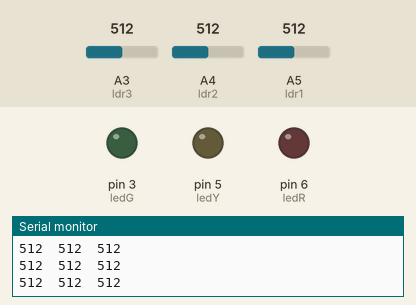
A sketch run on a simulated Arduino Uno, built with avr-gcc and run on an emulated ATmega328P. Shown: output pins drawn as LEDs (lit = HIGH), the last lines printed to the serial monitor. Dashed ring = blinking. Inputs (shaded band) come from the test bench; at power-on: A4 (ldr2) = 512, A5 (ldr1) = 512, A3 (ldr3) = 512.

Above: at 1.2 s.
1.3 s: A4 (ldr2) set to 987
At 1.9 s:
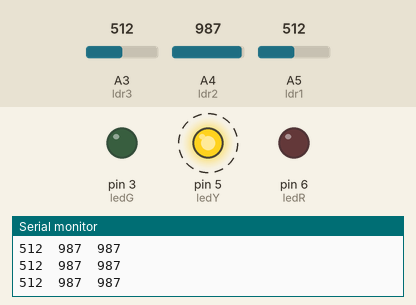
4.3 s: A4 (ldr2) set to 1014
At 6.1 s:
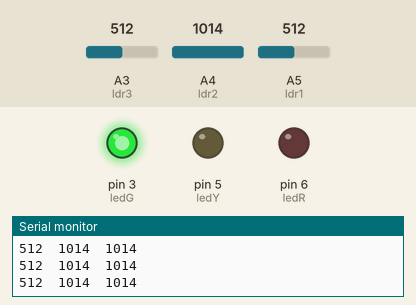
6.5 s: A5 (ldr1) set to 993
9.5 s: A5 (ldr1) set to 1007
Timing chart, 0 to 12.0 s (numbered marks = the images above; inputs shaded):
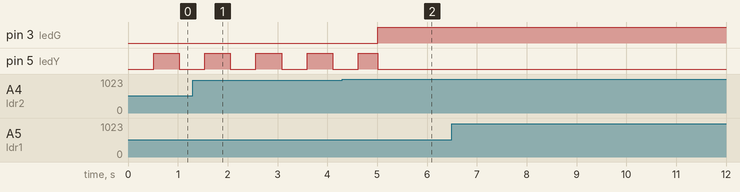

Measured:
- the behaviour switches between 999 and 1000 on A4 (ldr2) (found by bisection; images 1 and 2)
- by itself, pin 5 (ledY): alternates HIGH for 0.51 s and LOW for 0.51 s

The sketch:

LDR_Sensor.ino
```cpp
/*
LDR DETECTION OF CRAWFORD BOMB

Needs
* Green LED  connected to digital pin 3
* Yellow LED connected to digital pin 5
* Red Led connected to digital pin 6
* 3 LDR sensor connected to analogic pins A5, A4, A3

How it works?
There are 5 seconds in which the arduino calibrates the sensor, it does it by geting the average bewtween last value of LDR and las calibration value. During calibration,
yellow light flashes.

After calibration have finished, the green LED iluminates indicating the test is ready to start.

Arduino is capble of detecting when the test has started or finished. The sensibility of this automatic detection can be adjust with the multiplyng parameters.

Once the arduino has detected the start of the test, a red LED will iluminate until the detection of end of the test. Once the test has finished, the serial port will
show the total duration of the test in miliseconds with a small error of +-0.010 seconds.

To start a new test, the arduino must be reset by pressing the red button on it


Future updates:
* Integration and control of new tests by serial port
* Sensibility parameter change throw the serial port
* Integration with a remote control application
* Intelligent integration with remote ignition system of the Crawford Bomb
*/

// Indicators LED pins
const int ledR = 6;
const int ledY = 5;
const int ledG = 3;

// LDR sensors pins
const int ldr1 = A5;
const int ldr2 = A4;
const int ldr3 = A3;

//Values of LDR
int ldrVal1 = 0;
int ldrVal2 = 0;
int ldrVal3 = 0;

//Values of LDR Calibration
int ldrCalibration1 = 0;
int ldrCalibration2 = 0;
int ldrCalibration3 = 0;

// Time management
unsigned long time;
int calibrationTime = 5000;
int testTimeInit = 0;
int testTime = 0;

//  Bools of test status
bool calibrationFinish = false;
bool testStarted = false;
bool testFinish = false;

// Sensibility adjustment of LDRs to automatic start and finish the test
int multiplyngParameterToStart = 3;   //6 100
int multiplyngParameterToFinish = 2;  //3 30


void setup() {
  Serial.begin(9600);  //Serial intialization

  // Declaration of LEDs
  pinMode(ledR, OUTPUT);
  pinMode(ledY, OUTPUT);
  pinMode(ledG, OUTPUT);

  time = millis();  // Start of the time
}

void loop() {

  /*if (Serial.available() > 0) {
    char read = Serial.read();
    if (read == '\n' || read == '\r') {
    } else {
      Serial.println(read);
    }
  }*/

  // Get the values of the LDRs
  ldrVal1 = analogRead(ldr1);
  ldrVal2 = analogRead(ldr2);
  ldrVal3 = analogRead(ldr3);
  Serial.println(String(ldrVal1) + "  " + String(ldrVal2) + "  " + String(ldrVal2) + "  ");

  // If the time of configuration hasn´t finished, then get the average of the LDR values
  if (calibrationFinish == false) {
    ldrCalibration1 = (ldrCalibration1 + ldrVal1) / 2;
    ldrCalibration2 = (ldrCalibration2 + ldrVal2) / 2;
    ldrCalibration3 = (ldrCalibration3 + ldrVal3) / 2;

    // Flash the yellow LED to indicate calibration is in progress
    if (millis() > time + 500) {
      digitalWrite(ledY, !digitalRead(ledY));
      time = millis();
    }
  }

  // When the timer reaches the time designated for the calibration progress
  if (millis() > calibrationTime && calibrationFinish == false) {
    calibrationFinish = true;  //Calibration has finished, set the bool to true
    //Turn off the yellow light and turn on the green light to indicate the test is able to start
    digitalWrite(ledY, LOW);
    digitalWrite(ledG, HIGH);
    //Print last LDR value and final Calibration Value
    Serial.println("Last LDR Values: " + String(ldrVal1) + "  " + String(ldrVal2) + "  " + String(ldrVal2) + "  ");
    Serial.println("Calibration LDR Values: " + String(ldrCalibration1) + "  " + String(ldrCalibration2) + "  " + String(ldrCalibration3) + "  ");
  }

  //Only if the calibration has finished can enter
  if (calibrationFinish == true) {
    //If at least 2 of the LDR values exceed the multiplication of the calibration value and the sensibility values, test has started
    if (((ldrVal1 > (multiplyngParameterToStart * ldrCalibration1)) && (ldrVal2 > (multiplyngParameterToStart * ldrCalibration2))) || ((ldrVal1 > (multiplyngParameterToStart * ldrCalibration1)) && (ldrVal3 > (multiplyngParameterToStart * ldrCalibration3))) || ((ldrVal2 > (multiplyngParameterToStart * ldrCalibration2)) && (ldrVal3 > (multiplyngParameterToStart * ldrCalibration3)))) {
      testStarted = true;
      Serial.println("Test has started");

      // Turon off LED green and turn on LED red to indicate test is going on
      digitalWrite(ledG, LOW);
      digitalWrite(ledR, HIGH);

      testTimeInit = millis();  // Get the moment of the timer in which the test has started
    }

    while (testStarted) {  // While the test is going on
      // Get the values of LDR as it is in a nested while loop of the main loop
      ldrVal1 = analogRead(ldr1);
      ldrVal2 = analogRead(ldr2);
      ldrVal3 = analogRead(ldr3);

      Serial.println("Test going on");
      Serial.println("TEST LDR Values: " + String(ldrVal1) + "  " + String(ldrVal2) + "  " + String(ldrVal2) + "  ");

      // Check that values of LDR, if it goes under the multiplication of LDR calibration values and the sensibility values, the test has finished
      if (((ldrVal1 < (multiplyngParameterToFinish * ldrCalibration1)) && (ldrVal2 < (multiplyngParameterToFinish * ldrCalibration2))) || ((ldrVal1 < (multiplyngParameterToFinish * ldrCalibration1)) && (ldrVal3 < (multiplyngParameterToFinish * ldrCalibration3))) || ((ldrVal2 < (multiplyngParameterToFinish * ldrCalibration2)) && (ldrVal3 < (multiplyngParameterToFinish * ldrCalibration3)))) {
        testStarted = false;
        testFinish = true;
        Serial.println("Test Finish");
        //Indicates that test has finished by turning on all three LEDs
        digitalWrite(ledR, HIGH);
        digitalWrite(ledY, HIGH);
        digitalWrite(ledG, HIGH);

        testTime = millis() - testTimeInit;  //Get the total time of test by substracting actual time from the time when it started
        Serial.println("Total duration of test: " + String(testTime));
        while(true){} //Stuck the code to dont get more values, It is necesary to restart the code/arduino to have another test
      }
    }
  }
}
```
